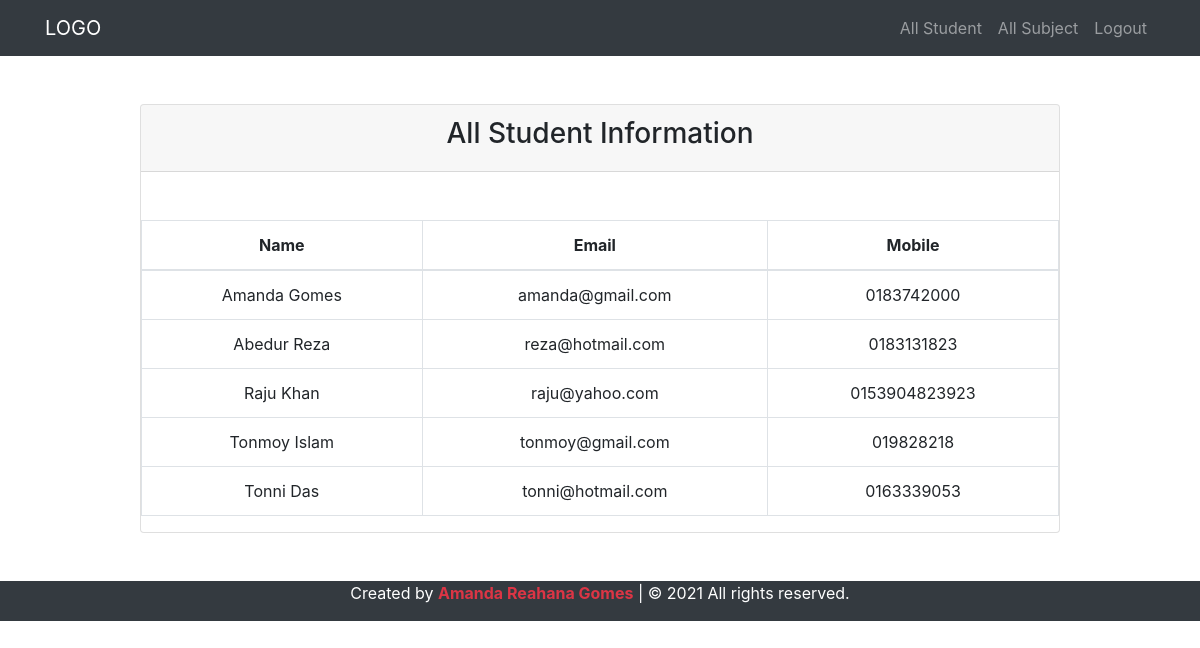
The page /pages/action.php?status=manage (signed in) on the database its author committed.
### tables this page shows
CREATE TABLE `users` (
  `id` int(11) NOT NULL,
  `name` varchar(256) NOT NULL,
  `email` varchar(256) NOT NULL,
  `password` varchar(256) NOT NULL,
  `mobile` varchar(256) NOT NULL,
  `user_type` tinyint(1) NOT NULL
);

### app/classes/Database.php (called while the page is built, shortened)
<?php
class Database
{
    protected  function  connection()
    {
        $this->hostName = 'localhost';
        $this->userName ='root';
        $this->password ='';
        $this->dbName ='php_student';
        $this->link = mysqli_connect( $this->hostName,$this->userName,$this->password ,$this->dbName);
        if ($this->link)
        {
            return $this->link;
        }
        else
        {
            die('Connection Problem');
        }
    }
}

### app/classes/User.php (called while the page is built, shortened)
<?php
class User  extends Database
{
    private $link;
    private $data=[];
    public function __construct($data=null)
    {
        $this->link =$this->connection();
    }
    public  function getAllStudentInfo()
    {
        if ($this->link)
        {
            $this->sql ="SELECT * FROM users WHERE  user_type=3";
            if (mysqli_query($this->link ,$this->sql))
            {
                $this->queryResult = mysqli_query($this->link ,$this->sql);
                $this->i = 0;
                while ($this->row=mysqli_fetch_assoc($this->queryResult ))
                {
                    $this->data[$this->i]['id']= $this->row ['id'];
                    $this->data[$this->i]['name']= $this->row ['name'];
                    $this->data[$this->i]['email']= $this->row ['email'];
                    $this->data[$this->i]['mobile']= $this->row ['mobile'];
                    $this->i++;
                }
                return $this->data;
            }
            else
            {
                die('Query problem'.mysqli_error($this->link));
            }
        }
    }
}

### pages/allStudent.php (the view, shortened to what this page needs)
<?php include  './includes/header.php' ?>
<section class="py-5 text-center">
    <div class="container">
        <div class="row">
            <div class="col-md-10 mx-auto">
                <div class="card">
                    <div class="card-header">
                        <h3>All Student Information</h3>
                    </div>
                    <div class="card-body">
                    </div>
                    <table class="table-bordered table table-hover">
                        <thead>
                        <tr>
                            <th>Name</th>
                            <th>Email</th>
                            <th>Mobile</th>
                        </tr>
                        </thead>
                        <tbody>
                        <?php foreach ($students as $student) {?>
                            <tr>
                                <td><?php echo  $student['name'];?></td>
                                <td><?php echo  $student['email'];?></td>
                                <td><?php echo  $student['mobile'];?></td>
                            </tr>
                        <?php } ?>
                        </tbody>
                    </table>
                </div>
            </div>
        </div>
    </div>
</section>
<?php include  './includes/footer.php' ?>

### pages/action.php (shortened to what this page needs)
<?php
if (isset($_POST['loginBtn']))
{
    $auth = new Auth($_POST);
    $message=$auth->login();
    include 'login.php';
}
else if (isset($_GET['status'])) {
    if ($_GET['status']== 'manage')
    {
        $student = new User();
        $students=$student->getAllStudentInfo();
        include 'allStudent.php';
    }
}

### pages/includes/header.php (shortened to what this page needs)
<!DOCTYPE html>
<html lang="en">
<head>
    <link rel="stylesheet" href="../assets/css/bootstrap.css"/>
</head>
<body>
<?php if (isset($_SESSION['id'])){?>
<nav class="navbar navbar-expand-md navbar-dark bg-dark">
    <div class="container">
        <a href="home.php" class="navbar-brand">LOGO</a>
        <ul class="navbar-nav ml-auto">
            <?php if ($_SESSION['user_type'] == 1)   { ?>
            <li><a href="addUser.php" class="nav-link">Add Users </a></li>
            <li><a href="action.php?status=manageAll" class="nav-link">All Users </a></li>
            <li><a href="addSubject.php" class="nav-link">Add Subject </a></li>
            <li><a href="action.php?status=manageSubject" class="nav-link">All Subject </a></li>
            <?php } else if ($_SESSION['user_type']== 2) { ?>
            <li><a href="action.php?status=manage" class="nav-link">All Student </a></li>
            <li><a href="action.php?status=allSubject" class="nav-link">All Subject </a></li>
            <?php } else { ?>
                <li><a href="action.php?status=allSubject" class="nav-link">My Subject </a></li>
            <?php } ?>
            <li><a href="action.php?status=logout" class="nav-link">Logout</a></li>
        </ul>
    </div>
</nav>
<?php }?>

### pages/includes/footer.php (shortened to what this page needs)
<?php if (isset($_SESSION['id'])){?>
<footer class=" bg-dark text-white"  >
    <div class="container">
         <div class="row">
             <div class="col-md-12">
                 <p class="text-center">Created by <span class="text-danger font-weight-bold">Amanda Reahana Gomes</span>  | &copy;  2021 All rights reserved.</p>
             </div>
         </div>
    </div>
</footer>
<?php }?>
</body>
</html>

### rows shown on the page
users: name "Amanda Gomes", email "amanda@gmail.com", mobile "0183742000"
users: name "Abedur Reza", email "reza@hotmail.com", mobile "0183131823"
users: name "Raju Khan", email "raju@yahoo.com", mobile "0153904823923"
users: name "Tonmoy Islam", email "tonmoy@gmail.com", mobile "019828218"
users: name "Tonni Das", email "tonni@hotmail.com", mobile "0163339053"
